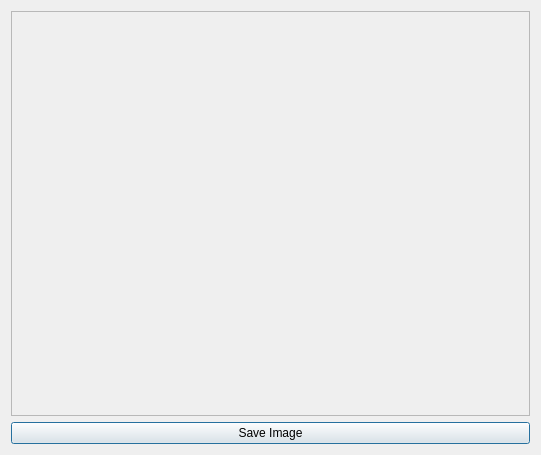
<?xml version="1.0" encoding="UTF-8"?>
<ui version="4.0">
 <class>ImageShowDialog</class>
 <widget class="QDialog" name="ImageShowDialog">
  <property name="geometry">
   <rect>
    <x>0</x>
    <y>0</y>
    <width>541</width>
    <height>455</height>
   </rect>
  </property>
  <property name="windowTitle">
   <string>Dialog</string>
  </property>
  <layout class="QVBoxLayout" name="verticalLayout_2">
   <item>
    <widget class="QScrollArea" name="scrollArea">
     <property name="widgetResizable">
      <bool>true</bool>
     </property>
     <widget class="QWidget" name="scrollAreaWidgetContents">
      <property name="geometry">
       <rect>
        <x>0</x>
        <y>0</y>
        <width>521</width>
        <height>404</height>
       </rect>
      </property>
      <layout class="QVBoxLayout" name="verticalLayout">
       <item>
        <widget class="QLabel" name="label">
         <property name="text">
          <string/>
         </property>
         <property name="alignment">
          <set>Qt::AlignCenter</set>
         </property>
        </widget>
       </item>
      </layout>
     </widget>
    </widget>
   </item>
   <item>
    <widget class="QPushButton" name="pushButton">
     <property name="text">
      <string>Save Image</string>
     </property>
    </widget>
   </item>
  </layout>
 </widget>
 <resources/>
 <connections/>
</ui>
